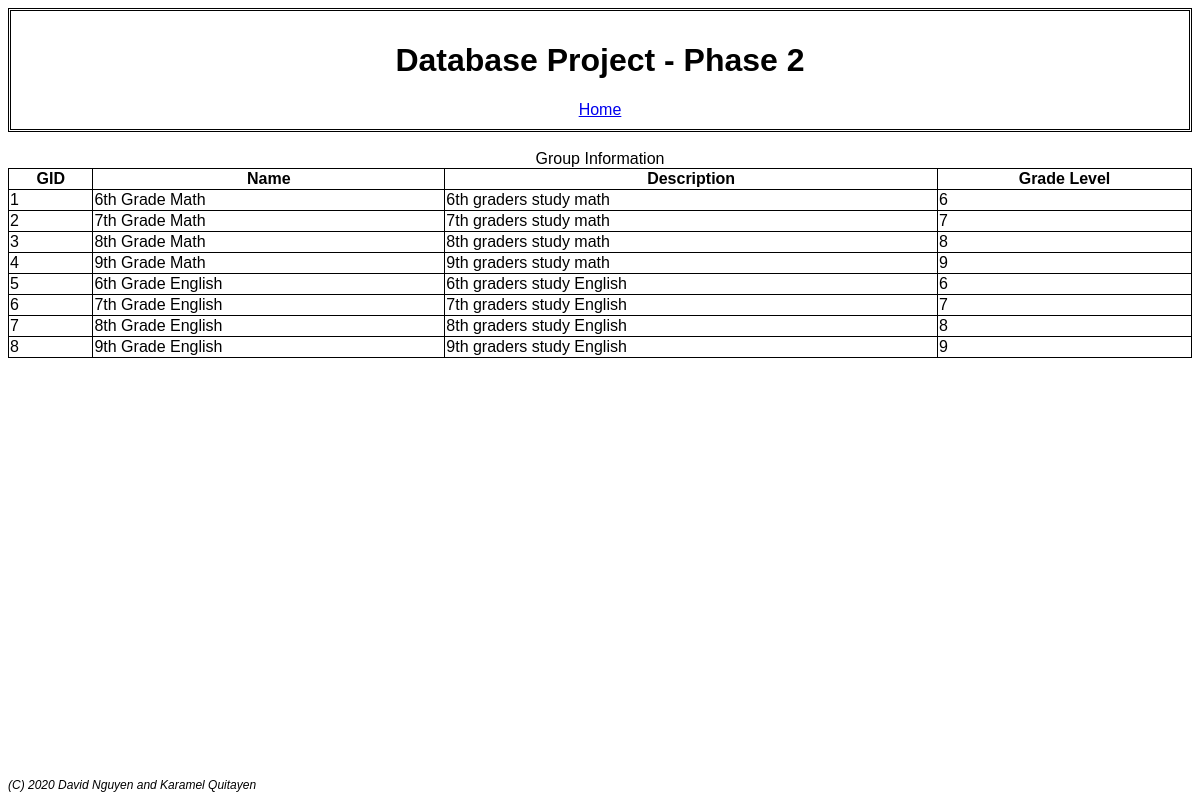
Page /view_groups_page.php on the committed database.
### tables this page shows
create table groups (
    gid int AUTO_INCREMENT,
    name varchar(50),
    description varchar(100),
    gradeLvl int,
    minMentorGrade int,
	PRIMARY KEY (gid),
	constraint gradeLvlCheck CHECK (gradeLvl >= 6 and gradeLvl <= 12),
	constraint minMentorGradeCheck CHECK (minMentorGrade >= 6 and minMentorGrade <= 12)
);

### view_groups_page.php (the view, shortened to what this page needs)
<html>
	<body>
		<?php
			include "header.php";
		?>
		<br>
		<table style='width:100%'>
			<caption>Group Information</caption>
			<?php
				$myconnection = mysqli_connect('localhost', 'root', '') or die ('Could not connect: ' . mysql_error());
				$query = "SELECT * FROM groups";
				$result = mysqli_query($myconnection, $query) or die ('Query failed: ' . mysql_error());
				echo "<tr><th>GID</th><th>Name</th><th>Description</th><th>Grade Level</th></tr>";
				while ($row = mysqli_fetch_array ($result, MYSQLI_ASSOC)) {
					echo "<tr>";
					echo "<td>$row[gid]</td>";
					echo "<td>$row[name]</td>";
					echo "<td>$row[description]</td>";
					echo "<td>$row[gradeLvl]</td>";
					echo "</tr>";
				}
			?>
		</table>
	</body
</html>

### header.php (shortened to what this page needs)
<html>
	<body>
		<div align="center" style="border:double">
			<h1>  Database Project - Phase 2</h1>
			<?php
				if (isset($_SESSION['username'])){
					echo "<p><b>Signed in as: </b>$_SESSION[username] (UID$_SESSION[uid])<p>";
					if ($_SESSION['type'] != -1)
						echo "<a href='http://localhost/Database2-Project/user_page.php'>Profile</a>";
					else
						echo "<a href='http://localhost/Database2-Project/admin_page.php'>Profile</a>";
					echo " ";
					echo "<a href='http://localhost/Database2-Project/logout.php'>Logout</a><br>";
				}
				else{
					echo "<a href='http://localhost/Database2-Project/landing_page.php'>Home</a>";
				}
			?>
		</div>
		<footer>
			<p>(C) 2020 David Nguyen and Karamel Quitayen</p>
		</footer>
	</body>
</html>

### view_groups_page.php (style rules this page uses)
table, th, td { border: 1px solid black; border-collapse: collapse; margin-bottom: 50px; }
div { border-style: solid; padding-top: 10px; padding-right: 10px; padding-bottom: 10px; padding-left: 10px; }

### header.php (style rules this page uses)
body { font: normal 16px Verdana, Arial, sans-serif; }
footer { font: italic 12px Verdana, Arial, sans-serif; position: fixed; bottom: 0; background-color: white; width: 100%; height: 34px; }

### rows in the picture
groups: gid "1", name "6th Grade Math", description "6th graders study math", gradeLvl "6"
groups: gid "2", name "7th Grade Math", description "7th graders study math", gradeLvl "7"
groups: gid "3", name "8th Grade Math", description "8th graders study math", gradeLvl "8"
groups: gid "4", name "9th Grade Math", description "9th graders study math", gradeLvl "9"
groups: gid "5", name "6th Grade English", description "6th graders study English", gradeLvl "6"
groups: gid "6", name "7th Grade English", description "7th graders study English", gradeLvl "7"
groups: gid "7", name "8th Grade English", description "8th graders study English", gradeLvl "8"
groups: gid "8", name "9th Grade English", description "9th graders study English", gradeLvl "9"
